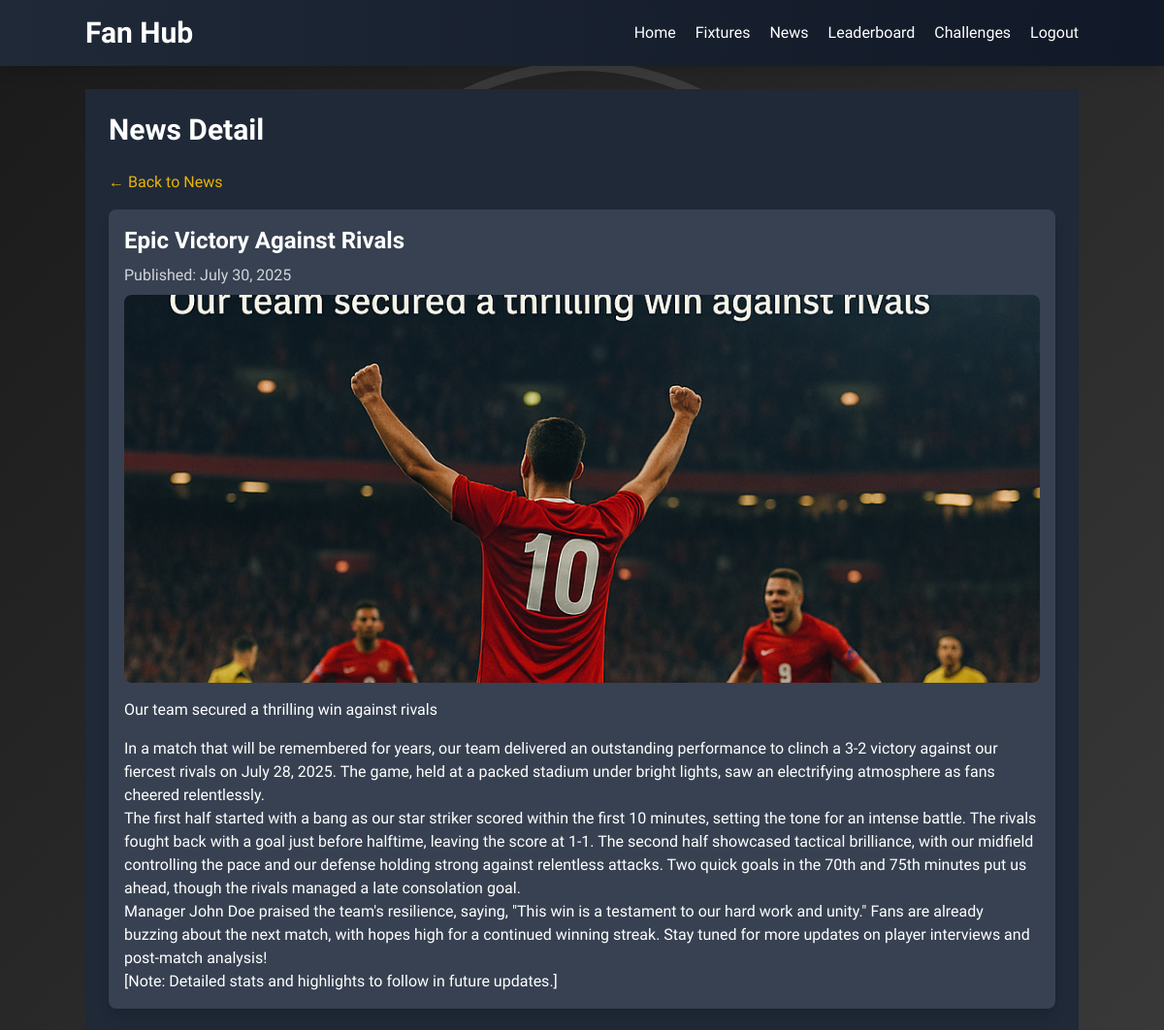
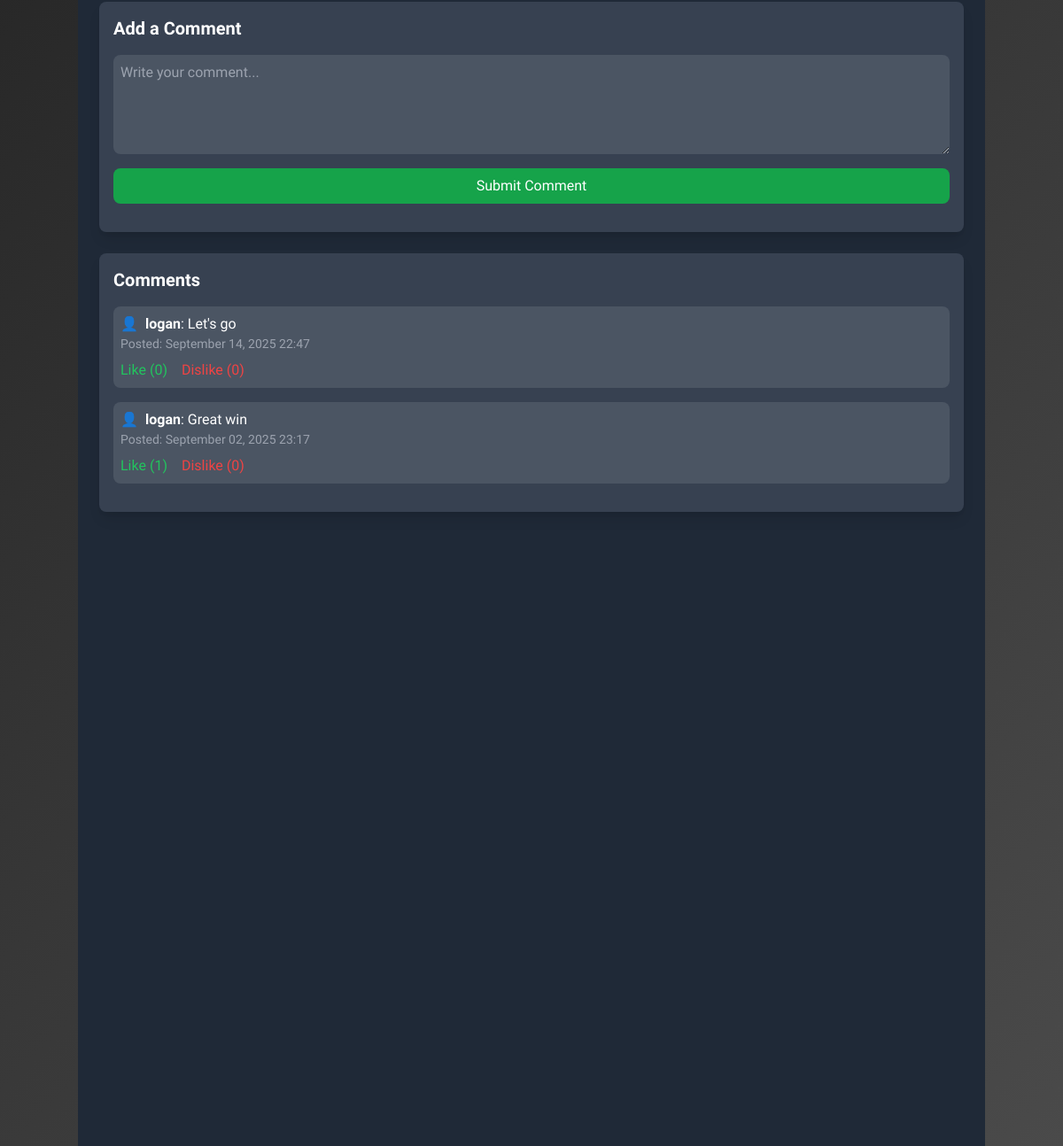
/engagement/news/7/ (signed in), run on the app's committed database (2 pictures, top to bottom).
### engagement/models.py (models this page shows, shortened)
class NewsArticle(models.Model):
    club = models.ForeignKey(Club, on_delete=models.CASCADE, related_name='news_articles')
    title = models.CharField(max_length=200)
    summary = models.TextField()
    content = models.TextField(blank=True)
    image = models.ImageField(upload_to='news_images/', null=True, blank=True)
    published_date = models.DateTimeField(auto_now_add=True)
    created_by = models.ForeignKey(User, on_delete=models.SET_NULL, null=True, blank=True)

class NewsComment(models.Model):
    user_profile = models.ForeignKey(UserProfile, on_delete=models.CASCADE)
    news_article = models.ForeignKey(NewsArticle, on_delete=models.CASCADE, related_name='comments')
    text = models.TextField()
    sentiment = models.CharField(max_length=10, choices=[('Positive', 'Positive'), ('Neutral', 'Neutral'), ('Negative', 'Negative')])
    created_at = models.DateTimeField(auto_now_add=True)
    likes = models.IntegerField(default=0)
    dislikes = models.IntegerField(default=0)

class UserProfile(models.Model):
    user = models.OneToOneField(User, on_delete=models.CASCADE)
    supported_clubs = models.ManyToManyField(Club)
    active_club = models.ForeignKey(Club, on_delete=models.SET_NULL, null=True, blank=True, related_name='active_for')
    points = models.IntegerField(default=0)
    badges = models.TextField(default='None')
    predictions = models.IntegerField(default=0)
    correct_predictions = models.IntegerField(default=0)

### engagement/views.py (the view, shortened to what this page needs)
# urls.py: path('news/<int:article_id>/', views.news_detail, name='news_detail'),
@login_required
def news_detail(request, article_id):
    user_profile = get_or_create_user_profile(request)
    article = get_object_or_404(NewsArticle, id=article_id, club=user_profile.active_club)
    comments = article.comments.all().order_by('-created_at')
    return render(request, 'engagement/news_detail.html', {
        'user_profile': user_profile,
        'article': article,
        'comments': comments
    })

### engagement/context_processors.py (called while the page is built)
def live_match_context(request):
    live_fixtures = Fixture.objects.filter(is_live=True)
    return {'live_fixtures': live_fixtures}

### engagement/views.py (called while the page is built)
def get_or_create_user_profile(request):
    if request.user.is_authenticated:
        user_profile, created = UserProfile.objects.get_or_create(user=request.user)
        if not user_profile.supported_clubs.exists():
            user_profile.supported_clubs.set(Club.objects.all()[:2])
            user_profile.active_club = user_profile.supported_clubs.first()
            user_profile.save()
        elif not user_profile.active_club:
            user_profile.active_club = user_profile.supported_clubs.first()
            user_profile.save()
        return user_profile
    return None

### templates/engagement/news_detail.html (shortened to what this page needs)
{% extends 'engagement/base.html' %}
{% block content %}
    <div class="p-6 bg-gray-800 min-h-screen">
        <h2 class="text-3xl font-bold text-white mb-6">News Detail</h2>
        <a href="{% url 'engagement:news' %}" class="text-yellow-500 hover:text-yellow-600 mb-4 inline-block">&larr; Back to News</a>
        <div class="bg-gray-700 p-4 rounded-lg shadow-lg mb-6">
            <h3 class="text-2xl font-bold text-white mb-2">{{ article.title }}</h3>
            <p class="text-gray-300 mb-2">Published: {{ article.published_date|date:"F d, Y" }}</p>
            {% if article.image %}
                <img src="{{ article.image.url }}" alt="{{ article.title }}" class="w-full h-auto max-w-none mt-2 rounded-lg" style="max-height: 400px; object-fit: cover;">
            {% endif %}
            <p class="text-white mt-4">{{ article.summary }}</p>
            {% if article.content %}
                <div class="text-white mt-4">{{ article.content|linebreaks }}</div>
            {% endif %}
        </div>
        <div class="bg-gray-700 p-4 rounded-lg shadow-lg mb-6">
            <h3 class="text-xl font-bold text-white mb-4">Add a Comment</h3>
            <form id="comment-form" method="post" action="{% url 'engagement:news_detail' article.id %}">
                <div class="mb-4">
                    <textarea name="comment" class="w-full p-2 bg-gray-600 rounded-lg text-white" rows="4" placeholder="Write your comment..." required></textarea>
                </div>
                <button type="submit" class="w-full p-2 bg-green-600 hover:bg-green-700 rounded-lg text-white">Submit Comment</button>
            </form>
        </div>
        <div class="bg-gray-700 p-4 rounded-lg shadow-lg">
            <h3 class="text-xl font-bold text-white mb-4">Comments</h3>
            {% if comments %}
                {% for comment in comments %}
                    <div class="mb-4 p-2 bg-gray-600 rounded-lg">
                        <p class="text-white flex items-center">
                            <span class="text-yellow-500 mr-2">👤</span>
                            <strong>{{ comment.user_profile.user.username }}</strong>: {{ comment.text }}
                        </p>
                        <p class="text-gray-400 text-sm">Posted: {{ comment.created_at|date:"F d, Y H:i" }}</p>
                        <div class="flex mt-2">
                            <button class="like-btn mr-4 text-green-500 hover:text-green-700" data-comment-id="{{ comment.id }}" data-action="like">Like ({{ comment.likes }})</button>
                            <button class="dislike-btn text-red-500 hover:text-red-700" data-comment-id="{{ comment.id }}" data-action="dislike">Dislike ({{ comment.dislikes }})</button>
                        </div>
                    </div>
                {% endfor %}
            {% else %}
                <p class="text-center text-white">No comments yet. Be the first to comment!</p>
            {% endif %}
        </div>
    </div>
{% endblock %}

### templates/engagement/base.html (style rules this page uses)
body { font-family: 'Oswald', sans-serif; background: linear-gradient(135deg, #1a1a1a 0%, #4a4a4a 100%); background-size: cover; background-attachment: fixed; }

### data on the page
NewsArticle: title "Epic Victory Against Rivals", published_date "July 30, 2025", image (picture), summary "Our team secured a thrilling win against rivals", content "In a match that will be remembered for years, our team delivered an outstanding performance to clinch a 3-2 victory against our fiercest rivals on July 28, 2025. The game, held at a packed stadium under bright lights, saw an electrifying atmosphere as fans cheered relentlessly. The first half started with a bang as our star striker scored within the first 10 minutes, setting the tone for an intense battle. The rivals fought back with a goal just before halftime, leaving the score at 1-1. The second half showcased tactical brilliance, with our midfield controlling the pace and our defense holding strong against relentless attacks. Two quick goals in the 70th and 75th minutes put us ahead,…"
NewsComment: user_profile.user.username "logan", text "Let's go", created_at "September 14, 2025 22:47", likes "0", dislikes "0"
NewsComment: user_profile.user.username "logan", text "Great win", created_at "September 02, 2025 23:17", likes "1", dislikes "0"
